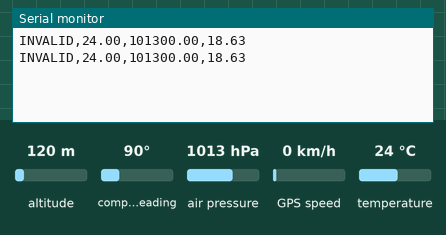
Recording of a sketch running on a simulated Arduino Uno, built with avr-gcc and run on an emulated ATmega328P. Parts: the last lines printed to the serial monitor. The inputs (shaded band) are chosen by the test bench; at power-on: compass heading 90°, air pressure 1013 hPa, temperature 24 °C, altitude 120 m, GPS speed 0 km/h. Storage starts empty; the GPS gets a fix after 3 s at 37.7749, -122.4194 with 8 satellites.

Above: at 1.2 s.
1.3 s: compass heading set to 352°
At 5.3 s:
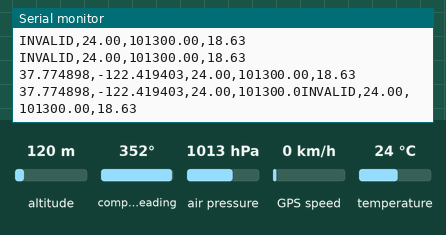
5.4 s: air pressure set to 952 hPa
At 6.7 s:
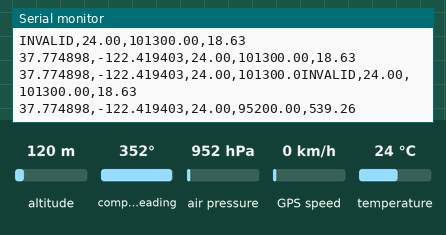
6.9 s: temperature set to 12 °C
At 8.1 s:
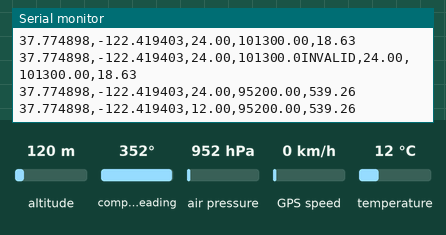

Measured:
- after the input at 1.3 s, the serial monitor: prints a new line after 3.8 s (image 1)
- after the input at 5.4 s, the serial monitor: prints a new line after 0.81 s (image 2)
- after the input at 6.9 s, the serial monitor: prints a new line after 0.33 s (image 3)

The sketch:

datalogger_payload.ino
```cpp
#include <Wire.h>
#include <Adafruit_BMP280.h>
#include <TinyGPS++.h>
#include <SoftwareSerial.h>
#include <SPI.h>
#include <SD.h>

const int chipSelect = 10;
Adafruit_BMP280 bmp; // I2C

static const int RXPin = 4, TXPin = 3;
static const uint32_t GPSBaud = 9600;


TinyGPSPlus gps;
SoftwareSerial ss(RXPin, TXPin);


void setup() {
  Serial.begin(9600);
  ss.begin(GPSBaud);
  bmp.begin();
  SD.begin(chipSelect);

  bmp.setSampling(Adafruit_BMP280::MODE_NORMAL,     /* Operating Mode. */
                  Adafruit_BMP280::SAMPLING_X2,     /* Temp. oversampling */
                  Adafruit_BMP280::SAMPLING_X16,    /* Pressure oversampling */
                  Adafruit_BMP280::FILTER_X16,      /* Filtering. */
                  Adafruit_BMP280::STANDBY_MS_500); /* Standby time. */
}

void loop() {

  finll();
  sdd();


  smartDelay(1000);

}

void displayInfo()
{

  if (gps.location.isValid())
  {
    Serial.print(gps.location.lat(), 6);
    Serial.print(F(","));
    Serial.print(gps.location.lng(), 6);
  }
  else
  {
    Serial.print(F("INVALID"));
  }


}

void bmpp(){


    Serial.print(bmp.readTemperature());
    Serial.print(",");


    Serial.print(bmp.readPressure());
    Serial.print(",");


    Serial.print(bmp.readAltitude(1015.24)); /* Adjusted to local forecast! */


  }

 static void smartDelay(unsigned long ms)
{
  unsigned long start = millis();
  do
  {
    while (ss.available())
      gps.encode(ss.read());
  } while (millis() - start < ms);
}
void finll(){
  displayInfo();
  Serial.print(",");
  bmpp();
  Serial.println();
  }


void sdd(){

  String dataString = "";
  String dataString2 = "";
  String dataString3 = "";
  String dataString4 = "";
  String dataString5 = "";
  String dataString6 = "";
  String dataString7 = "";

    dataString = String(gps.altitude.meters(), 3);
    dataString2 = String(gps.location.lat(), 6);
    dataString3 = String(gps.location.lng(), 6);
    dataString4 = String(bmp.readTemperature());
    dataString5 = String(bmp.readPressure());
    dataString6 = String(bmp.readAltitude(1015.24));
    dataString7 = String(millis());


  File dataFile = SD.open("GPS.txt", FILE_WRITE);
    dataFile.print(dataString7);
    dataFile.print(",");
   // dataFile.print("GPS Altitude: ");
    dataFile.print(dataString);
    dataFile.print(",");
   // dataFile.print("Latitude: ");
    dataFile.print(dataString2);
    dataFile.print(",");
   // dataFile.print("Longitude: ");
    dataFile.print(dataString3);
    dataFile.print(",");
   // dataFile.print("Temperature: ");
    dataFile.print(dataString4);
    dataFile.print(",");
   // dataFile.print("Atmospheric Pressure: ");
    dataFile.print(dataString5);
    dataFile.print(",");
   // dataFile.print("BMP Altitude: ");
    dataFile.print(dataString6);

    dataFile.println();
    dataFile.close();


  }
```
